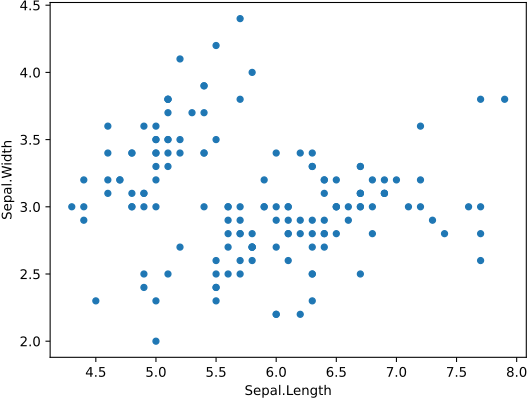

Here is the Python script that generated this plot:
import statsmodels.api as sm
iris = sm.datasets.get_rdataset('iris', 'datasets').data

iris.plot('Sepal.Length',
          'Sepal.Width',
          kind='scatter')

import matplotlib.pyplot as plt
plt.savefig('04-p-scatter.pdf')
